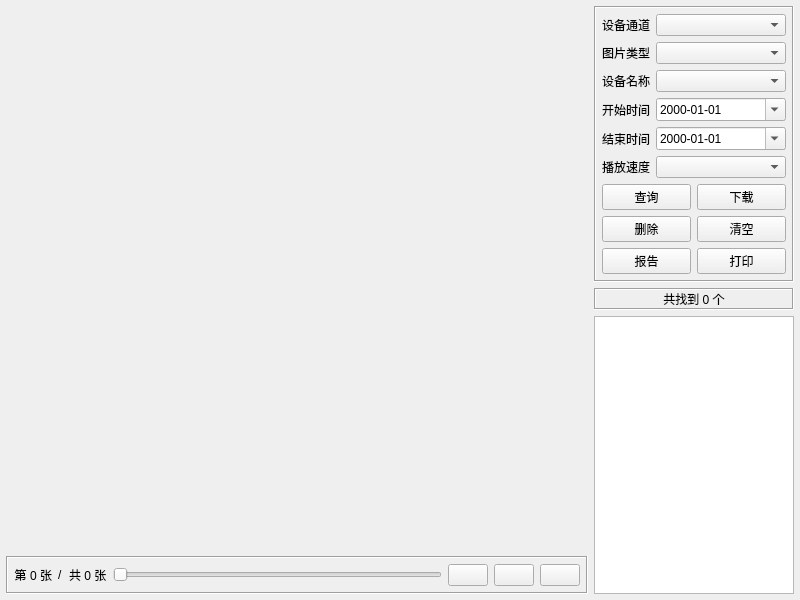
<?xml version="1.0" encoding="UTF-8"?>
<ui version="4.0">
 <class>frmVideoPlayImage</class>
 <widget class="QWidget" name="frmVideoPlayImage">
  <property name="geometry">
   <rect>
    <x>0</x>
    <y>0</y>
    <width>800</width>
    <height>600</height>
   </rect>
  </property>
  <property name="windowTitle">
   <string>Form</string>
  </property>
  <layout class="QGridLayout" name="gridLayout_2">
   <property name="leftMargin">
    <number>6</number>
   </property>
   <property name="topMargin">
    <number>6</number>
   </property>
   <property name="rightMargin">
    <number>6</number>
   </property>
   <property name="bottomMargin">
    <number>6</number>
   </property>
   <property name="spacing">
    <number>6</number>
   </property>
   <item row="0" column="0">
    <widget class="QWidget" name="widgetVideo" native="true">
     <property name="sizePolicy">
      <sizepolicy hsizetype="Expanding" vsizetype="Expanding">
       <horstretch>0</horstretch>
       <verstretch>0</verstretch>
      </sizepolicy>
     </property>
     <layout class="QGridLayout" name="gridLayout">
      <property name="leftMargin">
       <number>0</number>
      </property>
      <property name="topMargin">
       <number>0</number>
      </property>
      <property name="rightMargin">
       <number>0</number>
      </property>
      <property name="bottomMargin">
       <number>0</number>
      </property>
      <property name="spacing">
       <number>1</number>
      </property>
     </layout>
    </widget>
   </item>
   <item row="0" column="1" rowspan="2">
    <widget class="QWidget" name="widgetRight" native="true">
     <property name="minimumSize">
      <size>
       <width>200</width>
       <height>0</height>
      </size>
     </property>
     <property name="maximumSize">
      <size>
       <width>200</width>
       <height>16777215</height>
      </size>
     </property>
     <layout class="QVBoxLayout" name="verticalLayout">
      <property name="spacing">
       <number>6</number>
      </property>
      <property name="leftMargin">
       <number>0</number>
      </property>
      <property name="topMargin">
       <number>0</number>
      </property>
      <property name="rightMargin">
       <number>0</number>
      </property>
      <property name="bottomMargin">
       <number>0</number>
      </property>
      <item>
       <widget class="QFrame" name="frameRight">
        <property name="frameShape">
         <enum>QFrame::Shape::Box</enum>
        </property>
        <property name="frameShadow">
         <enum>QFrame::Shadow::Sunken</enum>
        </property>
        <layout class="QGridLayout" name="gridLayout_4">
         <property name="leftMargin">
          <number>6</number>
         </property>
         <property name="topMargin">
          <number>6</number>
         </property>
         <property name="rightMargin">
          <number>6</number>
         </property>
         <property name="bottomMargin">
          <number>6</number>
         </property>
         <property name="spacing">
          <number>6</number>
         </property>
         <item row="3" column="1">
          <widget class="QDateEdit" name="dateStart">
           <property name="displayFormat">
            <string>yyyy-MM-dd</string>
           </property>
           <property name="calendarPopup">
            <bool>true</bool>
           </property>
          </widget>
         </item>
         <item row="4" column="1">
          <widget class="QDateEdit" name="dateEnd">
           <property name="displayFormat">
            <string>yyyy-MM-dd</string>
           </property>
           <property name="calendarPopup">
            <bool>true</bool>
           </property>
          </widget>
         </item>
         <item row="0" column="0">
          <widget class="QLabel" name="labCh">
           <property name="text">
            <string>设备通道</string>
           </property>
          </widget>
         </item>
         <item row="5" column="1">
          <widget class="QComboBox" name="cboxSpeed"/>
         </item>
         <item row="1" column="1">
          <widget class="QComboBox" name="cboxType"/>
         </item>
         <item row="4" column="0">
          <widget class="QLabel" name="labDateEnd">
           <property name="text">
            <string>结束时间</string>
           </property>
          </widget>
         </item>
         <item row="1" column="0">
          <widget class="QLabel" name="labType">
           <property name="text">
            <string>图片类型</string>
           </property>
          </widget>
         </item>
         <item row="0" column="1">
          <widget class="QComboBox" name="cboxCh">
           <property name="sizePolicy">
            <sizepolicy hsizetype="Expanding" vsizetype="Fixed">
             <horstretch>0</horstretch>
             <verstretch>0</verstretch>
            </sizepolicy>
           </property>
          </widget>
         </item>
         <item row="3" column="0">
          <widget class="QLabel" name="labDateStart">
           <property name="text">
            <string>开始时间</string>
           </property>
          </widget>
         </item>
         <item row="5" column="0">
          <widget class="QLabel" name="labSpeed">
           <property name="text">
            <string>播放速度</string>
           </property>
          </widget>
         </item>
         <item row="6" column="0" colspan="2">
          <layout class="QGridLayout" name="gridLayout_3">
           <property name="spacing">
            <number>6</number>
           </property>
           <item row="0" column="0">
            <widget class="QPushButton" name="btnSelect">
             <property name="text">
              <string>查询</string>
             </property>
            </widget>
           </item>
           <item row="0" column="1">
            <widget class="QPushButton" name="btnDownload">
             <property name="text">
              <string>下载</string>
             </property>
            </widget>
           </item>
           <item row="1" column="0">
            <widget class="QPushButton" name="btnDelete">
             <property name="text">
              <string>删除</string>
             </property>
            </widget>
           </item>
           <item row="1" column="1">
            <widget class="QPushButton" name="btnClear">
             <property name="text">
              <string>清空</string>
             </property>
            </widget>
           </item>
           <item row="2" column="0">
            <widget class="QPushButton" name="btnPdf">
             <property name="text">
              <string>报告</string>
             </property>
            </widget>
           </item>
           <item row="2" column="1">
            <widget class="QPushButton" name="btnPrint">
             <property name="text">
              <string>打印</string>
             </property>
            </widget>
           </item>
          </layout>
         </item>
         <item row="2" column="0">
          <widget class="QLabel" name="labDeviceName">
           <property name="text">
            <string>设备名称</string>
           </property>
          </widget>
         </item>
         <item row="2" column="1">
          <widget class="QComboBox" name="cboxDeviceName">
           <property name="editable">
            <bool>false</bool>
           </property>
          </widget>
         </item>
        </layout>
       </widget>
      </item>
      <item>
       <widget class="QLabel" name="labTip">
        <property name="frameShape">
         <enum>QFrame::Shape::Box</enum>
        </property>
        <property name="frameShadow">
         <enum>QFrame::Shadow::Sunken</enum>
        </property>
        <property name="text">
         <string>共找到 0 个</string>
        </property>
        <property name="alignment">
         <set>Qt::AlignmentFlag::AlignCenter</set>
        </property>
       </widget>
      </item>
      <item>
       <widget class="QListWidget" name="listWidget"/>
      </item>
     </layout>
    </widget>
   </item>
   <item row="1" column="0">
    <widget class="QFrame" name="frameSlider">
     <property name="frameShape">
      <enum>QFrame::Shape::Box</enum>
     </property>
     <property name="frameShadow">
      <enum>QFrame::Shadow::Sunken</enum>
     </property>
     <layout class="QHBoxLayout" name="horizontalLayout">
      <property name="spacing">
       <number>6</number>
      </property>
      <property name="leftMargin">
       <number>6</number>
      </property>
      <property name="topMargin">
       <number>6</number>
      </property>
      <property name="rightMargin">
       <number>6</number>
      </property>
      <property name="bottomMargin">
       <number>6</number>
      </property>
      <item>
       <widget class="QLabel" name="labPosition">
        <property name="styleSheet">
         <string notr="true"/>
        </property>
        <property name="text">
         <string>第 0 张</string>
        </property>
        <property name="alignment">
         <set>Qt::AlignmentFlag::AlignRight|Qt::AlignmentFlag::AlignTrailing|Qt::AlignmentFlag::AlignVCenter</set>
        </property>
       </widget>
      </item>
      <item>
       <widget class="QLabel" name="label">
        <property name="text">
         <string>/</string>
        </property>
       </widget>
      </item>
      <item>
       <widget class="QLabel" name="labDuration">
        <property name="text">
         <string>共 0 张</string>
        </property>
        <property name="alignment">
         <set>Qt::AlignmentFlag::AlignLeading|Qt::AlignmentFlag::AlignLeft|Qt::AlignmentFlag::AlignVCenter</set>
        </property>
       </widget>
      </item>
      <item>
       <widget class="XSlider" name="sliderPosition">
        <property name="styleSheet">
         <string notr="true"/>
        </property>
        <property name="orientation">
         <enum>Qt::Orientation::Horizontal</enum>
        </property>
        <property name="invertedAppearance">
         <bool>false</bool>
        </property>
        <property name="invertedControls">
         <bool>false</bool>
        </property>
       </widget>
      </item>
      <item>
       <widget class="QPushButton" name="btnPlay">
        <property name="enabled">
         <bool>true</bool>
        </property>
        <property name="styleSheet">
         <string notr="true"/>
        </property>
        <property name="text">
         <string/>
        </property>
        <property name="checked">
         <bool>false</bool>
        </property>
       </widget>
      </item>
      <item>
       <widget class="QPushButton" name="btnStop">
        <property name="text">
         <string/>
        </property>
       </widget>
      </item>
      <item>
       <widget class="QPushButton" name="btnMute">
        <property name="text">
         <string/>
        </property>
       </widget>
      </item>
     </layout>
    </widget>
   </item>
  </layout>
 </widget>
 <customwidgets>
  <customwidget>
   <class>XSlider</class>
   <extends>QSlider</extends>
   <header>xslider.h</header>
  </customwidget>
 </customwidgets>
 <tabstops>
  <tabstop>cboxCh</tabstop>
  <tabstop>cboxType</tabstop>
  <tabstop>dateStart</tabstop>
  <tabstop>dateEnd</tabstop>
  <tabstop>btnSelect</tabstop>
  <tabstop>btnDownload</tabstop>
  <tabstop>btnDelete</tabstop>
  <tabstop>btnClear</tabstop>
  <tabstop>btnPdf</tabstop>
  <tabstop>btnPrint</tabstop>
  <tabstop>listWidget</tabstop>
  <tabstop>sliderPosition</tabstop>
  <tabstop>btnPlay</tabstop>
 </tabstops>
 <resources/>
 <connections/>
</ui>
